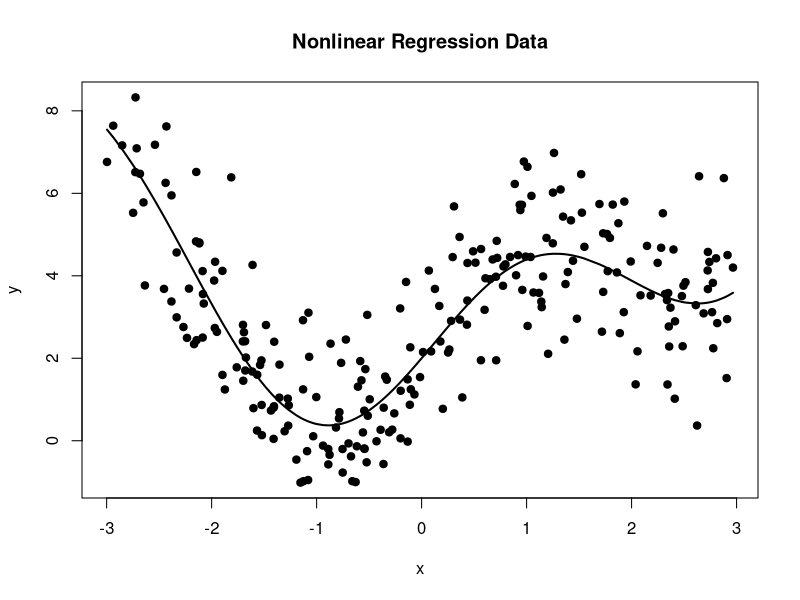
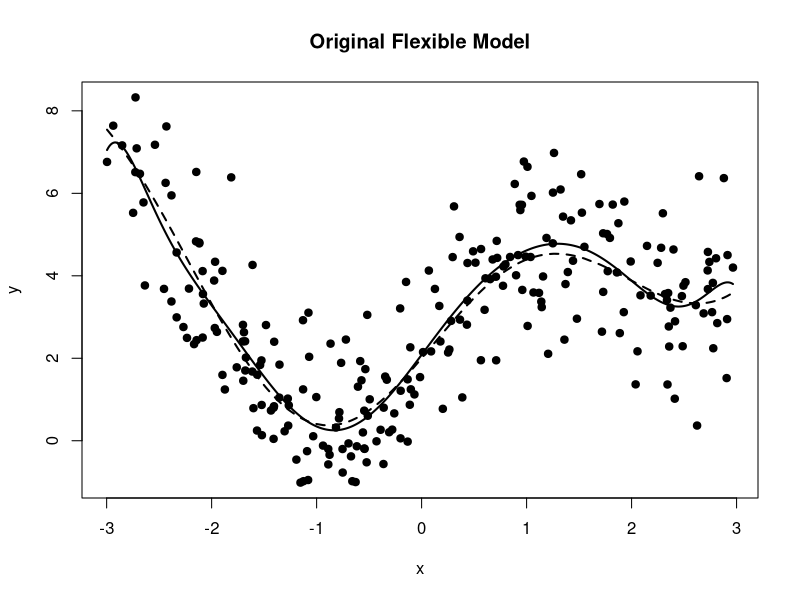
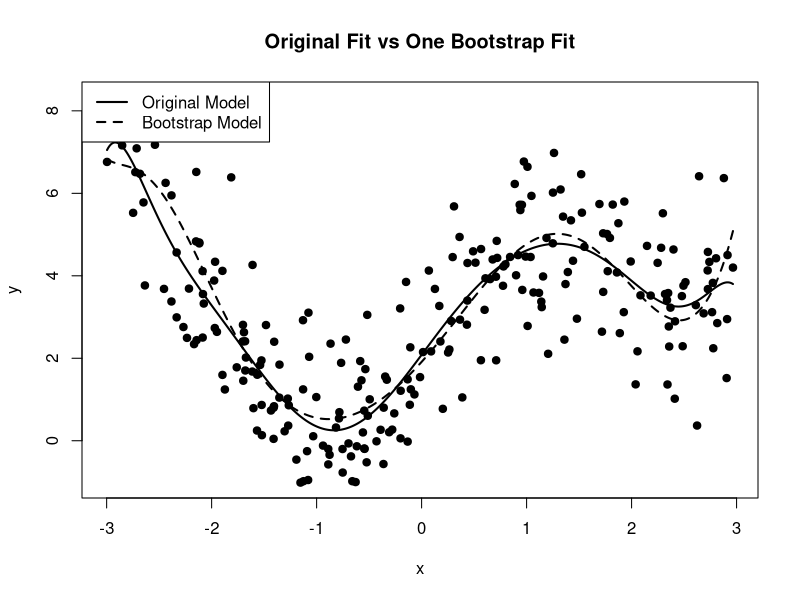
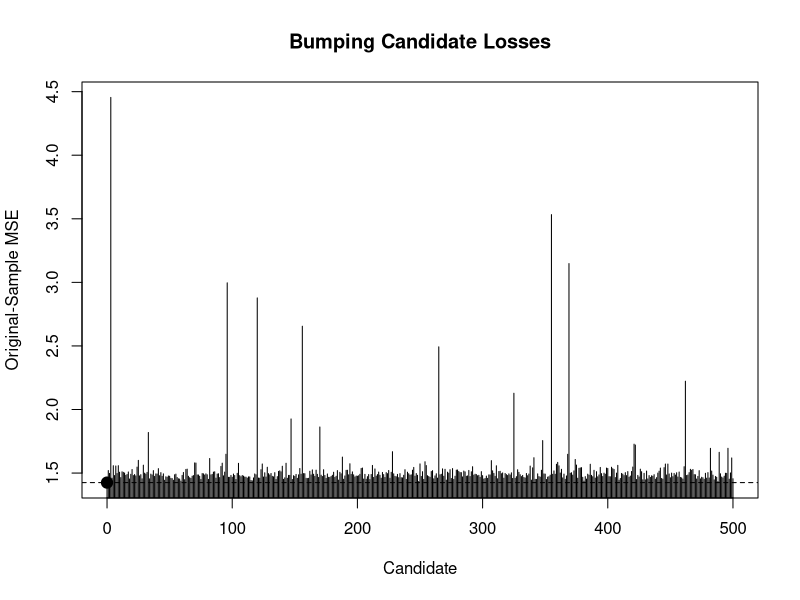
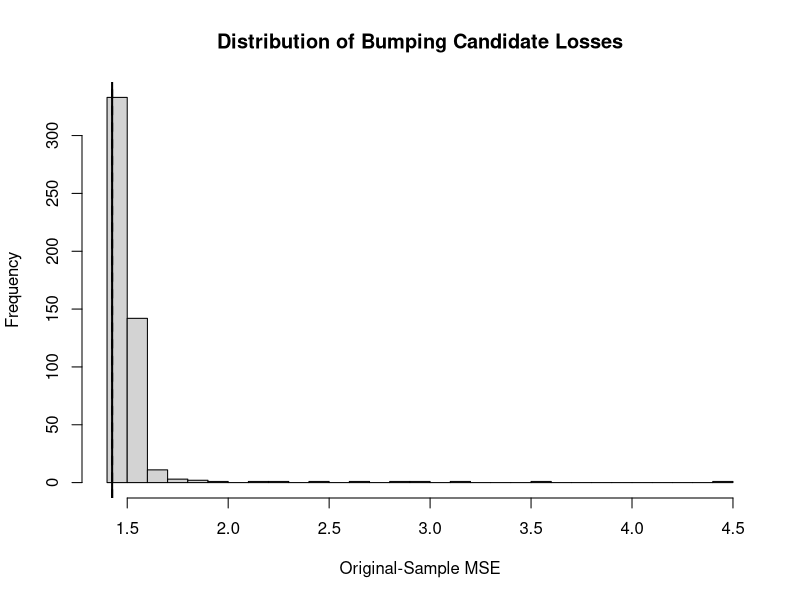
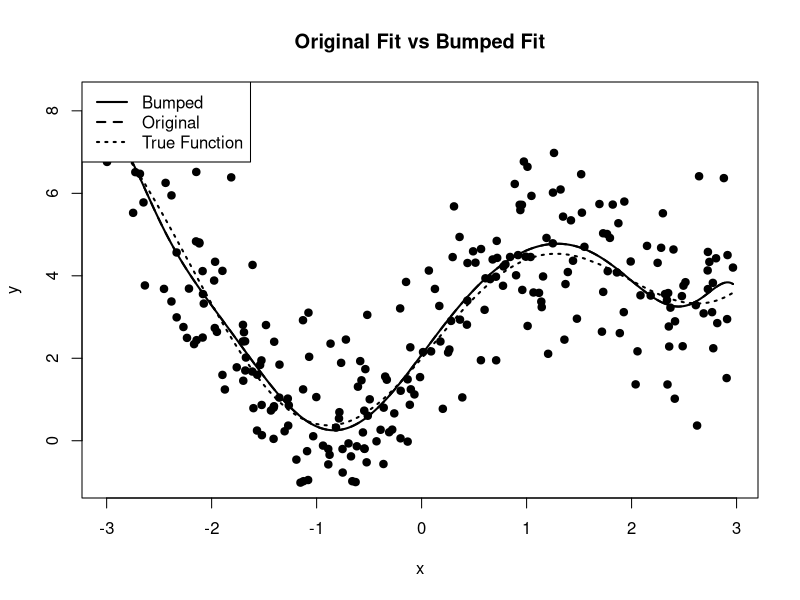
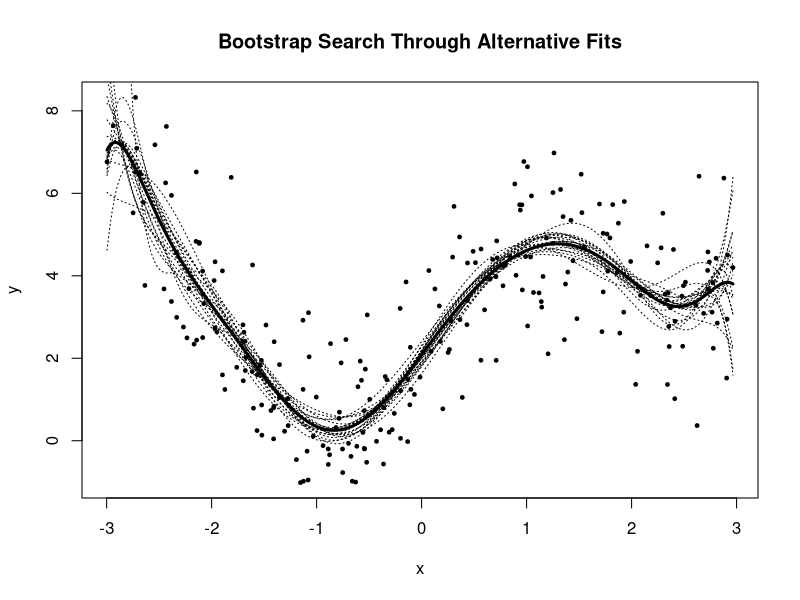
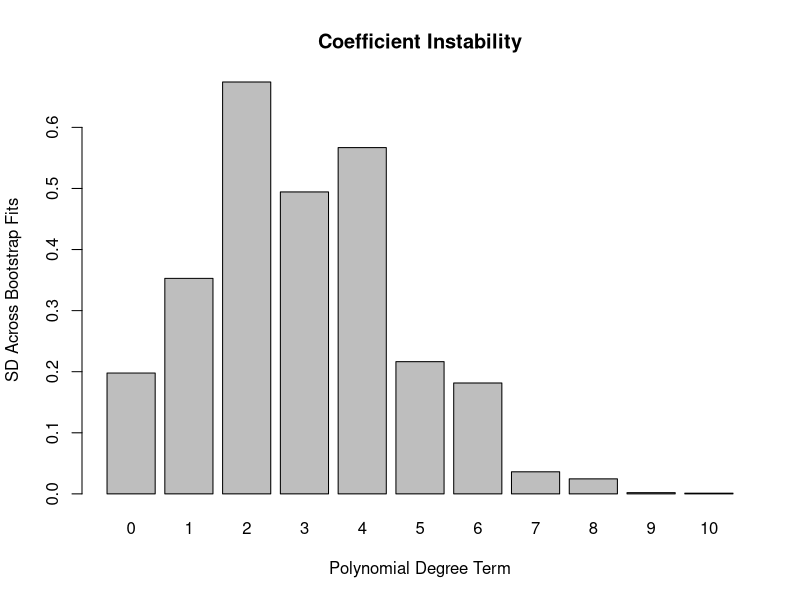

R code for these plots, in order:
# ==============================================================================
# Stochastic Search: Bumping
# Jonathan Ma
#
# References:
#   The Elements of Statistical Learning
#
# Main ideas:
#   - Bootstrap-based stochastic search
#   - Bumping
#   - Instability of flexible models
#   - Candidate-model generation
#   - Selection using original-sample loss
#   - Difference between bumping and bagging
#   - Bootstrap search over local minima / alternative fits
#   - Model instability
#
# Core bumping algorithm:
#
#   1. Fit model to original data.
#
#   2. Generate B bootstrap samples.
#
#   3. Fit the model separately to each bootstrap sample.
#
#   4. Evaluate every fitted candidate on the ORIGINAL dataset.
#
#   5. Select the candidate with the smallest original-sample loss.
#
#
# Unlike bagging:
#
#   Bagging:
#
#       average bootstrap predictions
#
#   Bumping:
#
#       choose one particularly good bootstrap-generated model
#
# ==============================================================================


# ------------------------------------------------------------------------------
# 1. Generate Nonlinear Regression Data
# ------------------------------------------------------------------------------

set.seed(123)

n <- 250


x <- sort(
  runif(
    n,
    min = -3,
    max = 3
  )
)


true_function <- function(x) {
  
  2 +
    2 * sin(
      1.5 * x
    ) +
    0.4 * x^2
}


y_true <- true_function(
  x
)


sigma <- 1.2


y <- y_true +
  rnorm(
    n,
    mean = 0,
    sd = sigma
  )


data <- data.frame(
  x = x,
  y = y
)


# ------------------------------------------------------------------------------
# 2. Plot Data
# ------------------------------------------------------------------------------

plot(
  x,
  y,
  pch = 19,
  xlab = "x",
  ylab = "y",
  main = "Nonlinear Regression Data"
)


lines(
  x,
  y_true,
  lwd = 2
)


# ==============================================================================
# PART I
#
# AN INTENTIONALLY FLEXIBLE / UNSTABLE MODEL
# ==============================================================================


# ------------------------------------------------------------------------------
# 3. Polynomial Regression Helper
# ------------------------------------------------------------------------------

# Bumping is most interesting when the fitted model is unstable enough that
# small changes in the dataset can produce meaningfully different fits.
#
# A high-degree polynomial gives a simple package-free demonstration.


polynomial_design <- function(
    x,
    degree
) {
  
  X <- matrix(
    1,
    nrow = length(
      x
    ),
    ncol = degree + 1
  )
  
  
  if (
    degree >= 1
  ) {
    
    for (
      d in seq_len(
        degree
      )
    ) {
      
      X[
        ,
        d + 1
      ] <- x^d
    }
  }
  
  
  return(
    X
  )
}


# ------------------------------------------------------------------------------
# 4. Fit Polynomial Model
# ------------------------------------------------------------------------------

polynomial_fit <- function(
    x,
    y,
    degree
) {
  
  X <- polynomial_design(
    x,
    degree
  )
  
  
  beta_hat <- qr.solve(
    X,
    y
  )
  
  
  return(
    list(
      coefficients = as.vector(
        beta_hat
      ),
      degree = degree
    )
  )
}


# ------------------------------------------------------------------------------
# 5. Polynomial Prediction
# ------------------------------------------------------------------------------

polynomial_predict <- function(
    model,
    x_new
) {
  
  X_new <- polynomial_design(
    x_new,
    model$degree
  )
  
  
  as.vector(
    X_new %*%
      model$coefficients
  )
}


# ------------------------------------------------------------------------------
# 6. Original Model
# ------------------------------------------------------------------------------

degree <- 10


original_model <- polynomial_fit(
  x,
  y,
  degree = degree
)


original_prediction <- polynomial_predict(
  original_model,
  x
)


original_MSE <- mean(
  (
    y -
      original_prediction
  )^2
)


original_MSE


# ------------------------------------------------------------------------------
# 7. Plot Original Flexible Model
# ------------------------------------------------------------------------------

x_grid <- seq(
  min(x),
  max(x),
  length.out = 500
)


original_grid_prediction <- polynomial_predict(
  original_model,
  x_grid
)


plot(
  x,
  y,
  pch = 19,
  xlab = "x",
  ylab = "y",
  main = "Original Flexible Model"
)


lines(
  x_grid,
  original_grid_prediction,
  lwd = 2
)


lines(
  x,
  y_true,
  lty = 2,
  lwd = 2
)


# ==============================================================================
# PART II
#
# BOOTSTRAP-GENERATED CANDIDATE MODELS
# ==============================================================================


# ------------------------------------------------------------------------------
# 8. Generate One Bootstrap Candidate
# ------------------------------------------------------------------------------

set.seed(123)


bootstrap_index <- sample(
  seq_len(n),
  size = n,
  replace = TRUE
)


x_boot <- x[
  bootstrap_index
]


y_boot <- y[
  bootstrap_index
]


bootstrap_model <- polynomial_fit(
  x_boot,
  y_boot,
  degree = degree
)


bootstrap_prediction_original <- polynomial_predict(
  bootstrap_model,
  x
)


bootstrap_original_MSE <- mean(
  (
    y -
      bootstrap_prediction_original
  )^2
)


bootstrap_original_MSE


# ------------------------------------------------------------------------------
# 9. Compare Original Fit and One Bootstrap Fit
# ------------------------------------------------------------------------------

bootstrap_grid_prediction <- polynomial_predict(
  bootstrap_model,
  x_grid
)


plot(
  x,
  y,
  pch = 19,
  xlab = "x",
  ylab = "y",
  main = "Original Fit vs One Bootstrap Fit"
)


lines(
  x_grid,
  original_grid_prediction,
  lwd = 2
)


lines(
  x_grid,
  bootstrap_grid_prediction,
  lty = 2,
  lwd = 2
)


legend(
  "topleft",
  legend = c(
    "Original Model",
    "Bootstrap Model"
  ),
  lty = c(
    1,
    2
  ),
  lwd = 2
)


# ==============================================================================
# PART III
#
# BUMPING ALGORITHM
# ==============================================================================


# ------------------------------------------------------------------------------
# 10. Manual Bumping
# ------------------------------------------------------------------------------

bumping <- function(
    x,
    y,
    degree,
    B = 200,
    seed = NULL
) {
  
  if (
    !is.null(
      seed
    )
  ) {
    
    set.seed(
      seed
    )
  }
  
  
  n <- length(
    y
  )
  
  
  # Candidate 0:
  #
  # model fitted on original sample
  
  original_model <- polynomial_fit(
    x,
    y,
    degree
  )
  
  
  original_prediction <- polynomial_predict(
    original_model,
    x
  )
  
  
  original_loss <- mean(
    (
      y -
        original_prediction
    )^2
  )
  
  
  models <- vector(
    "list",
    B + 1
  )
  
  
  models[[1]] <- original_model
  
  
  losses <- numeric(
    B + 1
  )
  
  
  losses[1] <- original_loss
  
  
  bootstrap_unique_fraction <- numeric(
    B
  )
  
  
  # --------------------------------------------------------------------------
  # Bootstrap candidates
  # --------------------------------------------------------------------------
  
  for (
    b in seq_len(B)
  ) {
    
    index <- sample(
      seq_len(n),
      size = n,
      replace = TRUE
    )
    
    
    bootstrap_unique_fraction[b] <-
      length(
        unique(
          index
        )
      ) /
      n
    
    
    model_b <- polynomial_fit(
      x[
        index
      ],
      y[
        index
      ],
      degree
    )
    
    
    # IMPORTANT:
    #
    # evaluate candidate model on ORIGINAL sample,
    # not on the bootstrap sample.
    
    prediction_b <- polynomial_predict(
      model_b,
      x
    )
    
    
    loss_b <- mean(
      (
        y -
          prediction_b
      )^2
    )
    
    
    models[[b + 1]] <- model_b
    
    
    losses[
      b + 1
    ] <- loss_b
  }
  
  
  # --------------------------------------------------------------------------
  # Select best candidate
  # --------------------------------------------------------------------------
  
  best_index <- which.min(
    losses
  )
  
  
  best_model <- models[[best_index]]
  
  
  return(
    list(
      best_model = best_model,
      best_index = best_index,
      losses = losses,
      models = models,
      original_loss = original_loss,
      bootstrap_unique_fraction =
        bootstrap_unique_fraction
    )
  )
}


# ------------------------------------------------------------------------------
# 11. Run Bumping
# ------------------------------------------------------------------------------

set.seed(123)


B <- 500


bump_result <- bumping(
  x = x,
  y = y,
  degree = degree,
  B = B,
  seed = 123
)


bump_result$best_index


bump_result$original_loss


min(
  bump_result$losses
)


# ------------------------------------------------------------------------------
# 12. Was Original Model Selected?
# ------------------------------------------------------------------------------

# Candidate 1 is the original-data model.
#
# Candidate 2 onward are bootstrap models.


if (
  bump_result$best_index ==
  1
) {
  
  cat(
    "Original model selected.\n"
  )
  
} else {
  
  cat(
    "Bootstrap candidate",
    bump_result$best_index - 1,
    "selected.\n"
  )
}


# ------------------------------------------------------------------------------
# 13. Selected Bumped Model
# ------------------------------------------------------------------------------

bumped_model <- bump_result$best_model


bumped_prediction <- polynomial_predict(
  bumped_model,
  x
)


bumped_MSE <- mean(
  (
    y -
      bumped_prediction
  )^2
)


bumped_MSE


# ------------------------------------------------------------------------------
# 14. Plot Candidate Losses
# ------------------------------------------------------------------------------

plot(
  seq_along(
    bump_result$losses
  ) -
    1,
  bump_result$losses,
  type = "h",
  xlab = "Candidate",
  ylab = "Original-Sample MSE",
  main = "Bumping Candidate Losses"
)


points(
  bump_result$best_index -
    1,
  bump_result$losses[
    bump_result$best_index
  ],
  pch = 19,
  cex = 1.5
)


abline(
  h = bump_result$original_loss,
  lty = 2
)


# ------------------------------------------------------------------------------
# 15. Distribution of Candidate Losses
# ------------------------------------------------------------------------------

hist(
  bump_result$losses,
  breaks = 40,
  xlab = "Original-Sample MSE",
  main = "Distribution of Bumping Candidate Losses"
)


abline(
  v = bump_result$original_loss,
  lty = 2,
  lwd = 2
)


abline(
  v = min(
    bump_result$losses
  ),
  lwd = 2
)


# ------------------------------------------------------------------------------
# 16. Plot Original and Bumped Fits
# ------------------------------------------------------------------------------

bumped_grid_prediction <- polynomial_predict(
  bumped_model,
  x_grid
)


plot(
  x,
  y,
  pch = 19,
  xlab = "x",
  ylab = "y",
  main = "Original Fit vs Bumped Fit"
)


lines(
  x_grid,
  original_grid_prediction,
  lty = 2,
  lwd = 2
)


lines(
  x_grid,
  bumped_grid_prediction,
  lwd = 2
)


lines(
  x,
  y_true,
  lty = 3,
  lwd = 2
)


legend(
  "topleft",
  legend = c(
    "Bumped",
    "Original",
    "True Function"
  ),
  lty = c(
    1,
    2,
    3
  ),
  lwd = 2
)


# ==============================================================================
# PART IV
#
# VISUALIZE STOCHASTIC SEARCH
# ==============================================================================


# ------------------------------------------------------------------------------
# 17. Plot Several Bootstrap Candidate Fits
# ------------------------------------------------------------------------------

plot(
  x,
  y,
  pch = 19,
  cex = 0.5,
  xlab = "x",
  ylab = "y",
  main = "Bootstrap Search Through Alternative Fits"
)


number_to_plot <- 20


for (
  b in seq_len(
    number_to_plot
  )
) {
  
  prediction_b <- polynomial_predict(bump_result$models[[b + 1]],x_grid)
  
  
  lines(
    x_grid,
    prediction_b,
    lty = 3
  )
}


lines(
  x_grid,
  bumped_grid_prediction,
  lwd = 3
)


# ------------------------------------------------------------------------------
# 18. Candidate Coefficients
# ------------------------------------------------------------------------------

coefficient_matrix <- do.call(
  rbind,
  lapply(
    bump_result$models,
    function(model) {
      
      model$coefficients
    }
  )
)


colnames(
  coefficient_matrix
) <- paste0(
  "beta_",
  0:degree
)


dim(
  coefficient_matrix
)


# ------------------------------------------------------------------------------
# 19. Coefficient Instability
# ------------------------------------------------------------------------------

coefficient_SD <- apply(
  coefficient_matrix,
  2,
  sd
)


coefficient_SD


barplot(
  coefficient_SD,
  names.arg = 0:degree,
  xlab = "Polynomial Degree Term",
  ylab = "SD Across Bootstrap Fits",
  main = "Coefficient Instability"
)


# ------------------------------------------------------------------------------
# 20. Coefficient Paths Across Candidates
# ------------------------------------------------------------------------------

matplot(
  seq_len(
    nrow(
      coefficient_matrix
    )
  ) -
    1,
  coefficient_matrix,
  type = "l",
  lty = 1,
  xlab = "Candidate",
  ylab = "Coefficient",
  main = "Bootstrap Candidate Coefficients"
)


# ==============================================================================
# PART V
#
# BUMPING VS BAGGING
# ==============================================================================


# ------------------------------------------------------------------------------
# 21. Bootstrap Predictions on Grid
# ------------------------------------------------------------------------------

bootstrap_grid_predictions <- matrix(
  NA,
  nrow = length(
    x_grid
  ),
  ncol = B
)


for (
  b in seq_len(B)
) {
  
  bootstrap_grid_predictions[
    ,
    b
  ] <- polynomial_predict(bump_result$models[[b + 1]], x_grid)
}


# ------------------------------------------------------------------------------
# 22. Bagged Prediction
# ------------------------------------------------------------------------------

# Bagging:
#
# average predictions across bootstrap models.


bagged_grid_prediction <- rowMeans(
  bootstrap_grid_predictions
)


# ------------------------------------------------------------------------------
# 23. Bagged Training Predictions
# ------------------------------------------------------------------------------

bootstrap_training_predictions <- matrix(
  NA,
  nrow = n,
  ncol = B
)


for (
  b in seq_len(B)
) {
  
  bootstrap_training_predictions[
    ,
    b
  ] <- polynomial_predict(bump_result$models[[b + 1]],x)
}


bagged_training_prediction <- rowMeans(
  bootstrap_training_predictions
)


bagged_training_MSE <- mean(
  (
    y -
      bagged_training_prediction
  )^2
)


bagged_training_MSE


# ------------------------------------------------------------------------------
# 24. Compare Bumping and Bagging
# ------------------------------------------------------------------------------

data.frame(
  Method = c(
    "Original Fit",
    "Bumping",
    "Bagging"
  ),
  
  Training_MSE = c(
    original_MSE,
    bumped_MSE,
    bagged_training_MSE
  )
)


# ------------------------------------------------------------------------------
# 25. Plot Bumping vs Bagging
# ------------------------------------------------------------------------------

plot(
  x,
  y,
  pch = 19,
  cex = 0.6,
  xlab = "x",
  ylab = "y",
  main = "Bumping vs Bagging"
)


lines(
  x_grid,
  original_grid_prediction,
  lty = 3,
  lwd = 2
)


lines(
  x_grid,
  bumped_grid_prediction,
  lty = 1,
  lwd = 2
)


lines(
  x_grid,
  bagged_grid_prediction,
  lty = 2,
  lwd = 2
)


legend(
  "topleft",
  legend = c(
    "Bumping",
    "Bagging",
    "Original"
  ),
  lty = c(
    1,
    2,
    3
  ),
  lwd = 2
)


# ==============================================================================
# PART VI
#
# TRAIN-TEST EVALUATION
# ==============================================================================


# ------------------------------------------------------------------------------
# 26. Train-Test Split
# ------------------------------------------------------------------------------

set.seed(321)


train_index <- sample(
  seq_len(n),
  size = floor(
    0.7 *
      n
  )
)


test_index <- setdiff(
  seq_len(n),
  train_index
)


x_train <- x[
  train_index
]


y_train <- y[
  train_index
]


x_test <- x[
  test_index
]


y_test <- y[
  test_index
]


# ------------------------------------------------------------------------------
# 27. Original Training Model
# ------------------------------------------------------------------------------

original_train_model <- polynomial_fit(
  x_train,
  y_train,
  degree
)


original_test_prediction <- polynomial_predict(
  original_train_model,
  x_test
)


original_test_MSE <- mean(
  (
    y_test -
      original_test_prediction
  )^2
)


# ------------------------------------------------------------------------------
# 28. Bumping on Training Data Only
# ------------------------------------------------------------------------------

set.seed(123)


bump_train <- bumping(
  x = x_train,
  y = y_train,
  degree = degree,
  B = 500,
  seed = 123
)


bumped_test_prediction <- polynomial_predict(
  bump_train$best_model,
  x_test
)


bumped_test_MSE <- mean(
  (
    y_test -
      bumped_test_prediction
  )^2
)


# ------------------------------------------------------------------------------
# 29. Bagging on Training Data
# ------------------------------------------------------------------------------

B_train <- 500


bagged_test_predictions <- matrix(
  NA,
  nrow = length(
    x_test
  ),
  ncol = B_train
)


for (
  b in seq_len(
    B_train
  )
) {
  
  candidate <- bump_train$models[[b + 1]]
  
  
  bagged_test_predictions[
    ,
    b
  ] <- polynomial_predict(
    candidate,
    x_test
  )
}


bagged_test_prediction <- rowMeans(
  bagged_test_predictions
)


bagged_test_MSE <- mean(
  (
    y_test -
      bagged_test_prediction
  )^2
)


# ------------------------------------------------------------------------------
# 30. Test Comparison
# ------------------------------------------------------------------------------

test_results <- data.frame(
  Method = c(
    "Original Model",
    "Bumping",
    "Bagging"
  ),
  
  Test_MSE = c(
    original_test_MSE,
    bumped_test_MSE,
    bagged_test_MSE
  )
)


test_results$Test_RMSE <- sqrt(
  test_results$Test_MSE
)


test_results


# ==============================================================================
# PART VII
#
# HOW BUMPING CHANGES WITH NUMBER OF BOOTSTRAP SEARCHES
# ==============================================================================


# ------------------------------------------------------------------------------
# 31. Search Size
# ------------------------------------------------------------------------------

B_values <- c(
  1,
  5,
  10,
  25,
  50,
  100,
  250,
  500
)


best_training_loss <- numeric(
  length(
    B_values
  )
)


best_test_loss <- numeric(
  length(
    B_values
  )
)


for (
  i in seq_along(
    B_values
  )
) {
  
  bump_i <- bumping(
    x = x_train,
    y = y_train,
    degree = degree,
    B = B_values[i],
    seed = 100 +
      i
  )
  
  
  best_training_loss[i] <- min(
    bump_i$losses
  )
  
  
  test_prediction_i <- polynomial_predict(
    bump_i$best_model,
    x_test
  )
  
  
  best_test_loss[i] <- mean(
    (
      y_test -
        test_prediction_i
    )^2
  )
}


# ------------------------------------------------------------------------------
# 32. Search Size Results
# ------------------------------------------------------------------------------

search_results <- data.frame(
  Bootstrap_Candidates = B_values,
  Best_Training_MSE = best_training_loss,
  Test_MSE = best_test_loss
)


search_results


# ------------------------------------------------------------------------------
# 33. Plot Search Size vs Training Loss
# ------------------------------------------------------------------------------

plot(
  B_values,
  best_training_loss,
  type = "b",
  pch = 19,
  log = "x",
  xlab = "Number of Bootstrap Candidates",
  ylab = "Best Original-Sample MSE",
  main = "Bumping Search Size"
)


# ------------------------------------------------------------------------------
# 34. Plot Search Size vs Test Loss
# ------------------------------------------------------------------------------

plot(
  B_values,
  best_test_loss,
  type = "b",
  pch = 19,
  log = "x",
  xlab = "Number of Bootstrap Candidates",
  ylab = "Test MSE",
  main = "Does More Bumping Improve Generalization?"
)


# ==============================================================================
# PART VIII
#
# OUT-OF-BAG INFORMATION
# ==============================================================================


# ------------------------------------------------------------------------------
# 35. Typical Unique Fraction
# ------------------------------------------------------------------------------

mean(
  bump_result$bootstrap_unique_fraction
)


# Typical bootstrap sample contains about:
#
# 1 - exp(-1)
#
# approximately 0.632 of the original observations at least once.


1 -
  exp(
    -1
  )


# ------------------------------------------------------------------------------
# 36. Distribution of Unique Fractions
# ------------------------------------------------------------------------------

hist(
  bump_result$bootstrap_unique_fraction,
  breaks = 30,
  xlab = "Fraction of Unique Observations",
  main = "Bootstrap Candidate Diversity"
)


abline(
  v = 1 -
    exp(
      -1
    ),
  lty = 2
)


# ==============================================================================
# PART IX
#
# BUMPING WITH VARIABLE SELECTION
# ==============================================================================


# ------------------------------------------------------------------------------
# 37. Generate Multivariate Data
# ------------------------------------------------------------------------------

set.seed(456)


n2 <- 250

p <- 8


X2 <- matrix(
  rnorm(
    n2 *
      p
  ),
  nrow = n2,
  ncol = p
)


colnames(
  X2
) <- paste0(
  "x",
  1:p
)


beta_true <- c(
  3,
  -2.5,
  1.5,
  0,
  0,
  1,
  0,
  0
)


y2 <- 2 +
  X2 %*%
  beta_true +
  rnorm(
    n2,
    sd = 2
  )


y2 <- as.vector(
  y2
)


# ------------------------------------------------------------------------------
# 38. Best-Subset Helper
# ------------------------------------------------------------------------------

fit_subset <- function(
    X,
    y,
    variables
) {
  
  if (
    length(
      variables
    ) ==
    0
  ) {
    
    X_model <- matrix(
      1,
      nrow = nrow(
        X
      ),
      ncol = 1
    )
    
  } else {
    
    X_model <- cbind(
      1,
      X[
        ,
        variables,
        drop = FALSE
      ]
    )
  }
  
  
  beta <- qr.solve(
    X_model,
    y
  )
  
  
  prediction <- as.vector(
    X_model %*%
      beta
  )
  
  
  RSS <- sum(
    (
      y -
        prediction
    )^2
  )
  
  
  return(
    list(
      variables = variables,
      coefficients = beta,
      RSS = RSS
    )
  )
}


# ------------------------------------------------------------------------------
# 39. Exhaustive Best Subset of Fixed Size
# ------------------------------------------------------------------------------

best_subset_fixed_size <- function(
    X,
    y,
    size
) {
  
  p <- ncol(
    X
  )
  
  
  subsets <- combn(
    p,
    size,
    simplify = FALSE
  )
  
  
  models <- lapply(
    subsets,
    function(vars) {
      
      fit_subset(
        X,
        y,
        vars
      )
    }
  )
  
  
  RSS_values <- sapply(
    models,
    function(model) {
      
      model$RSS
    }
  )
  
  
  models[[which.min(RSS_values)]]
}


# ------------------------------------------------------------------------------
# 40. Bumping Variable Selection
# ------------------------------------------------------------------------------

# Here each bootstrap sample can produce a different selected subset.
#
# Bumping searches through those unstable subset selections.


subset_size <- 3

B_subset <- 200


original_subset_model <- best_subset_fixed_size(
  X2,
  y2,
  subset_size
)


original_subset_model$variables


# ------------------------------------------------------------------------------
# 41. Generate Bootstrap-Selected Subsets
# ------------------------------------------------------------------------------

set.seed(123)


subset_candidates <- vector(
  "list",
  B_subset + 1
)


subset_candidates[[1]] <-
  original_subset_model


original_subset_losses <- numeric(
  B_subset + 1
)


# Evaluation helper on original data

predict_subset <- function(
    model,
    X_new
) {
  
  if (
    length(
      model$variables
    ) ==
    0
  ) {
    
    X_model <- matrix(
      1,
      nrow = nrow(
        X_new
      ),
      ncol = 1
    )
    
  } else {
    
    X_model <- cbind(
      1,
      X_new[
        ,
        model$variables,
        drop = FALSE
      ]
    )
  }
  
  
  as.vector(
    X_model %*%
      model$coefficients
  )
}


original_prediction_subset <- predict_subset(
  original_subset_model,
  X2
)


original_subset_losses[1] <- mean(
  (
    y2 -
      original_prediction_subset
  )^2
)


for (
  b in seq_len(
    B_subset
  )
) {
  
  index <- sample(
    seq_len(
      n2
    ),
    size = n2,
    replace = TRUE
  )
  
  
  model_b <- best_subset_fixed_size(
    X2[
      index,
      ,
      drop = FALSE
    ],
    y2[
      index
    ],
    subset_size
  )
  
  
  # IMPORTANT:
  #
  # The coefficients above were fitted using the bootstrap sample.
  #
  # Evaluate those exact coefficients on original observations.
  
  prediction_b <- predict_subset(
    model_b,
    X2
  )
  
  
  loss_b <- mean(
    (
      y2 -
        prediction_b
    )^2
  )
  
  
  subset_candidates[[b + 1]] <- model_b
  
  
  original_subset_losses[
    b + 1
  ] <- loss_b
}


# ------------------------------------------------------------------------------
# 42. Select Bumped Subset Model
# ------------------------------------------------------------------------------

best_subset_candidate <- which.min(
  original_subset_losses
)


bumped_subset_model <- subset_candidates[[best_subset_candidate]]


bumped_subset_model$variables


# ------------------------------------------------------------------------------
# 43. Variable Selection Frequencies
# ------------------------------------------------------------------------------

selection_frequency <- numeric(
  p
)


for (
  b in 2:length(
    subset_candidates
  )
) {
  
  selection_frequency[
    subset_candidates[[b]]$variables] <-selection_frequency[subset_candidates[[ b]]$variables] + 1}


selection_frequency <- selection_frequency /
  B_subset


names(
  selection_frequency
) <- colnames(
  X2
)


selection_frequency


barplot(
  selection_frequency,
  ylab = "Bootstrap Selection Frequency",
  main = "Model Instability Across Bootstrap Samples"
)


# ------------------------------------------------------------------------------
# 44. Compare True and Selected Variables
# ------------------------------------------------------------------------------

true_variables <- which(
  beta_true != 0
)


cat(
  "True active variables:",
  true_variables,
  "\n"
)


cat(
  "Original selected variables:",
  original_subset_model$variables,
  "\n"
)


cat(
  "Bumped selected variables:",
  bumped_subset_model$variables,
  "\n"
)


# ==============================================================================
# PART X
#
# FINAL SUMMARY
# ==============================================================================


# ------------------------------------------------------------------------------
# 45. Improvement on Original Data
# ------------------------------------------------------------------------------

training_improvement <-
  original_MSE -
  bumped_MSE


# ------------------------------------------------------------------------------
# 46. Final Summary
# ------------------------------------------------------------------------------

cat(
  "Stochastic Search: Bumping\n"
)


cat(
  "---------------------------\n"
)


cat(
  "Number of bootstrap candidates:",
  B,
  "\n"
)


cat(
  "Original training MSE:",
  round(
    original_MSE,
    4
  ),
  "\n"
)


cat(
  "Bumped training MSE:",
  round(
    bumped_MSE,
    4
  ),
  "\n"
)


cat(
  "Training improvement:",
  round(
    training_improvement,
    4
  ),
  "\n"
)


cat(
  "Original test MSE:",
  round(
    original_test_MSE,
    4
  ),
  "\n"
)


cat(
  "Bumped test MSE:",
  round(
    bumped_test_MSE,
    4
  ),
  "\n"
)


cat(
  "Bagged test MSE:",
  round(
    bagged_test_MSE,
    4
  ),
  "\n"
)


cat(
  "Selected candidate:",
  bump_result$best_index -
    1,
  "\n"
)


cat(
  "Candidate 0 corresponds to the original-data fit.\n"
)
